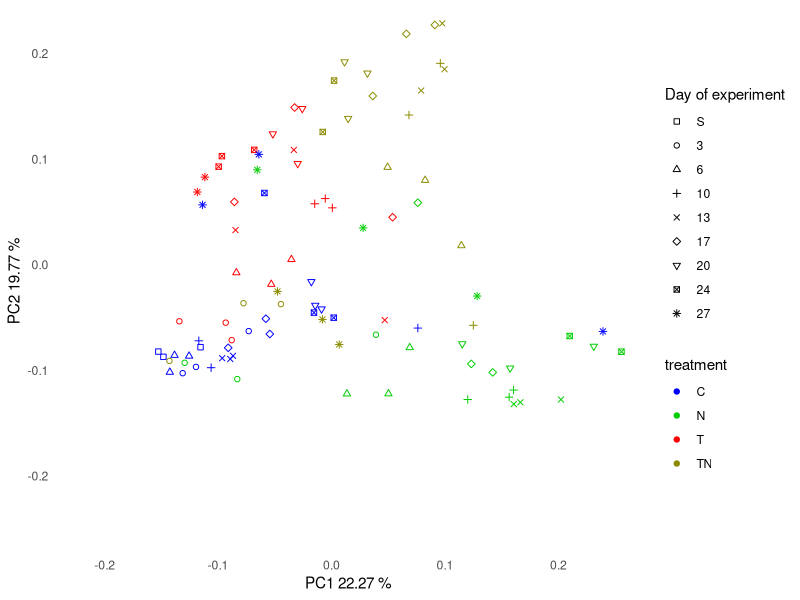
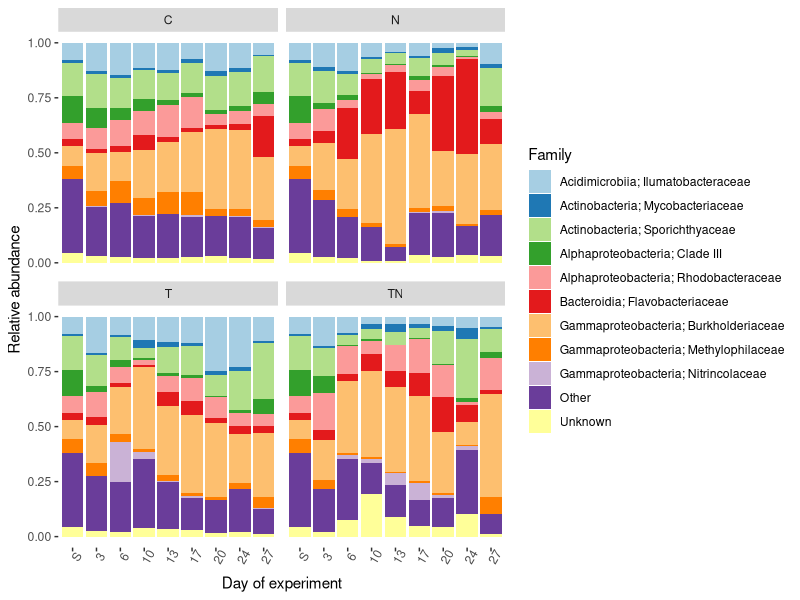
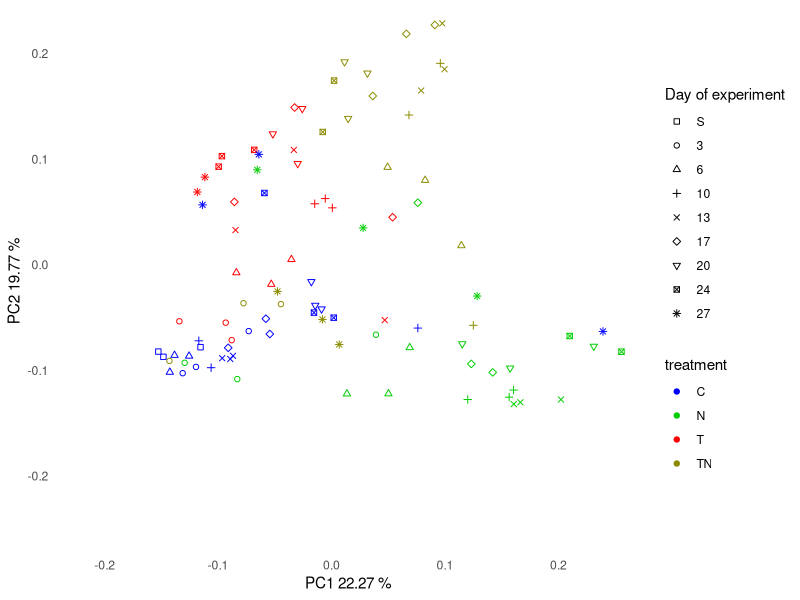
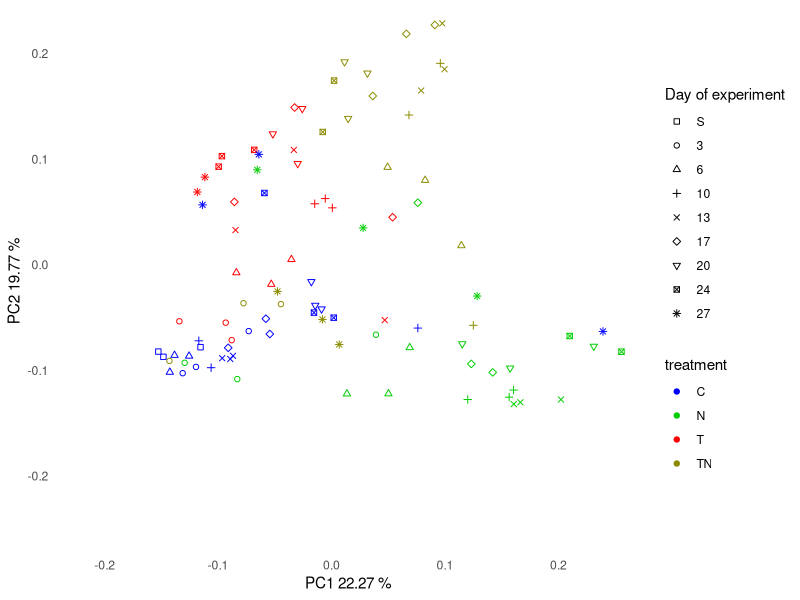
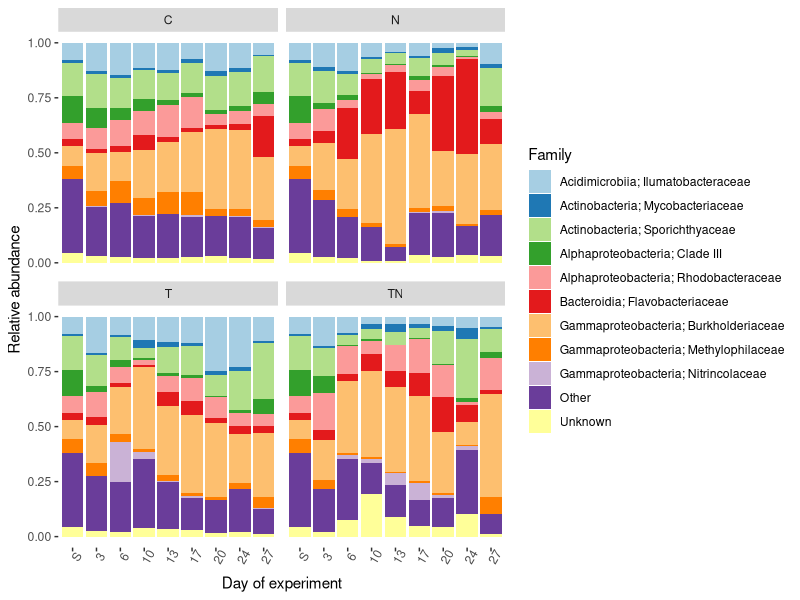

Write the R code that produced these figures, in order. (Note: this script raises an error after producing the figures.)
## ---- chunk 1
knitr::opts_chunk$set(echo = TRUE, warning = FALSE, message = F)
## ---- chunk 2
library(tidyverse)
library(vegan)
library(RColorBrewer)
library(pheatmap)
library(Hmisc)
library(grid)
## ---- chunk 3
GEOM_COL_COLOURS = c(
  RColorBrewer::brewer.pal(12, name = 'Paired')) # Setting colour scheme vector.
## ---- chunk 4
taxonomy <- read_tsv("../data/taxonomy.tsv") %>%
  separate(Taxon, c("domain", "phylum", "class", "order","family","genus","species"), sep =";") %>%
  replace_na(list(phylum = "Unknown", class = "Unknown", order = "Unknown", family = "Unknown", genus = "JUnknown", species = "Unknown")) %>%
  rename("Feature_ID" = "Feature ID") 
  
#Removing prefix in taxnomy names
taxonomy$domain <- gsub("D_[0-9]__","", taxonomy$domain)
taxonomy$phylum <- gsub("D_[0-9]__","", taxonomy$phylum)
taxonomy$class <- gsub("D_[0-9]__","", taxonomy$class)
taxonomy$order <- gsub("D_[0-9]__","", taxonomy$order)
taxonomy$family <- gsub("D_[0-9]__","", taxonomy$family)
taxonomy$genus <- gsub("D_[0-9]__","", taxonomy$genus)
taxonomy$species <- gsub("D_[0-9]__","", taxonomy$species)

#Filtering out chloroplasts and mitochondria
taxonomy <- taxonomy %>% 
            filter(order != "Chloroplast" & family != "Mitochondria") %>%
            mutate(ASV = paste0("ASV",row_number()))


abs_abu <- read_tsv("../data/feature-table.tsv") %>%
  gather(sample, abundance, 2:ncol(.)) %>% #Creating a long format instead of wide
  rename("Feature_ID" = "OTU ID") %>% # Renaming
  inner_join(taxonomy, by = "Feature_ID")  %>% #joining in taxonomic information
  filter(order != "Chloroplast" & family != "Mitochondria") %>% 
  select(Feature_ID, sample, abundance)

#Days : 0, 3, 6, 10, 13, 17, 20, 24, 27
sample_key <- read_tsv("../data/sample_key.tsv") %>%
  separate(replicate, c("treatment", "replicate"), sep = -1) 
  
sample_key$treatment <- sub(2,"", sample_key$treatment)

#Reading in the file and matching the names
mu <- read_tsv("../data/mu.tsv") %>%
  rename(timepoint = "Sampling", treatment = "Treatment", replicate = "Replicate") %>%
  mutate(timepoint = str_replace(timepoint, "^","T"), 
         tre_rep = paste(timepoint, treatment, replicate, sep = ""))

#Respiration values and creating common variable to join in other df (tre_rep)
Rm <- read_tsv("../data/Rm_values.tsv") %>%
   mutate(tre_rep = paste(timepoint, treatment, replicate, sep = "")) 
## ---- chunk 5
pca <- decostand(
as.matrix(
  abs_abu %>%
  inner_join(sample_key, by = "sample") %>%
  mutate(tre_rep = paste(timepoint, treatment, replicate, sep = "")) %>%
  #group_by(tre_rep) %>%
  #mutate(relab = abundance/sum(abundance)) %>% #Relative abundance not used due to hellinger.
  #ungroup() %>%
  select(Feature_ID, tre_rep, abundance) %>%
  spread(Feature_ID, abundance, fill = 0) %>%
  column_to_rownames("tre_rep")
), method = "hellinger"
) %>%
  vegan::rda()

eigenvalues <- as.data.frame(pca$CA$eig) %>%
    rownames_to_column("PC_axes") %>%
    rename(eigenvalues = "pca$CA$eig") %>%
    mutate(eigenvalues_variation_explained = (eigenvalues/sum(eigenvalues) * 100))

#Shape legend
shapes = c(0,1,2,3,4,5,6,7,8)

#Running and plotting PCA
as.data.frame(pca$CA$u) %>%
  rownames_to_column("tre_rep") %>%
  inner_join(sample_key %>% mutate(tre_rep = paste(timepoint, treatment, replicate, sep = "")), by = "tre_rep") %>%
  mutate(day = case_when(
                      timepoint == "T0" ~ "S",
                      timepoint == "T1" ~ "3",
                      timepoint == "T2" ~ "6",
                      timepoint == "T3" ~ "10",
                      timepoint == "T4" ~ "13",
                      timepoint == "T5" ~ "17",
                      timepoint == "T6" ~ "20",
                      timepoint == "T7" ~ "24",
                      timepoint == "T8" ~ "27",
                      TRUE ~ ""
  )) %>% 
    mutate(day = fct_relevel(day,
                             "S","3","6","10","13","17","20","24","27")
           ) %>% 
  ggplot(mapping = aes(x = PC1, y = PC2)) +
  geom_point(aes(shape = day, colour = treatment)) +
   xlab(paste("PC1", round(eigenvalues$eigenvalues_variation_explained[1], digits = 2),"%", sep = " ")) +
    ylab(paste("PC2", round(eigenvalues$eigenvalues_variation_explained[2], digits = 2),"%", sep = " ")) +
  coord_cartesian(xlim = c(-0.22, 0.25), ylim= c(-0.25, 0.22)) +
  scale_colour_manual(values = c("blue","green3","red","yellow4")) +
   scale_shape_manual("Day of experiment", values=shapes) +
   theme_minimal() +
     theme(panel.grid = element_blank()) 
  
ggsave("../results/hell_counts_PCA.pdf") 
ggsave("../results/hell_counts_PCA.png")
  
## ---- chunk 6
top12 <- abs_abu %>%
  inner_join(sample_key, by = "sample") %>%
  mutate(tre_rep = paste(timepoint, treatment, replicate, sep = "")) %>%
  group_by(tre_rep) %>%
  mutate(relab = abundance/sum(abundance)) %>%
  ungroup() %>% # 869376 rows
  inner_join(taxonomy, by = "Feature_ID")  %>%# 869376 rows
  group_by(family) %>%
  summarise(sum_relab = sum(relab)) %>%
  ungroup() %>%
  arrange(desc(sum_relab)) %>%
  slice(1:12) %>%
  pull(family)

#Arranging the taxa not on abundance but on order-level for the known classes
family_arranged <- taxonomy %>% 
  filter(family %in% top12) %>% 
  distinct(class, family) %>% 
  filter(!family %in% c("Ambiguous_taxa","Unknown")) %>% 
  arrange(class) %>%
  pull(family)

# Removing the uncultured category, so that it ends up in the "other" category later
top12 = top12[-10] 

#Creating a separate dataframe for Timepoint zero to append, as it is only present in one treatment.
T0 <- abs_abu %>%
  inner_join(sample_key, by = "sample") %>%
  mutate(tre_rep = paste(timepoint, treatment, replicate, sep = "")) %>%
  group_by(tre_rep) %>%
  mutate(relab = abundance/sum(abundance)) %>%
  ungroup() %>% # 869376 rows
  group_by(timepoint, treatment, Feature_ID) %>%
  summarise(relab = mean(relab)) %>%
  ungroup() %>%
  inner_join(taxonomy, by = "Feature_ID")  %>% # 869376 rows
  #mutate(new_phylum = ifelse(grepl("Proteobacteria", phylum), paste0(class, sep = ""), paste0(phylum))) %>%
  mutate(Group = ifelse(family %in% top12[-9], paste0(family), "Other")) %>%
  mutate(Group1 = ifelse(family %in% top12[c(-6, -9)], paste0(class, "; ", family), paste0(Group))) %>%
  group_by(timepoint, treatment, Group1) %>%
  summarise(sum_relab = sum(relab)) %>%
  ungroup() %>%
  filter(timepoint == "T0")

#All together
 abs_abu %>%
  inner_join(sample_key, by = "sample") %>%
  mutate(tre_rep = paste(timepoint, treatment, replicate, sep = "")) %>%
  group_by(tre_rep) %>%
  mutate(relab = abundance/sum(abundance)) %>%
  ungroup() %>% # 869376 rows
  group_by(timepoint, treatment, Feature_ID) %>%
  summarise(relab = mean(relab)) %>%
  ungroup() %>%
  inner_join(taxonomy, by = "Feature_ID")  %>% # 869376 rows
  mutate(Group = ifelse(family %in% top12[-9], paste0(family), "Other")) %>%
  mutate(Group1 = ifelse(family %in% top12[c(-6,-9)], paste0(class, "; ", family), paste0(Group))) %>%
  group_by(timepoint, treatment, Group1) %>%
  summarise(sum_relab = sum(relab)) %>%
  ungroup() %>%
  rbind(.,T0 %>% mutate(treatment = str_replace(treatment, "C","N"))) %>% #Adding timepoint0 to all other treaments
  rbind(.,T0 %>% mutate(treatment = str_replace(treatment, "C","T"))) %>%
  rbind(.,T0 %>% mutate(treatment = str_replace(treatment, "C","TN"))) %>% #407 rows
  mutate(day = ifelse(grepl("T0",timepoint),"S",   #Mutating in the day variable and ordering the days as factors
                ifelse(grepl("T1",timepoint),"3", 
                ifelse(grepl("T2", timepoint),"6",
                ifelse(grepl("T3",timepoint),"10",
                ifelse(grepl("T4",timepoint),"13",
                ifelse(grepl("T5",timepoint),"17",
                ifelse(grepl("T6", timepoint),"20",
                ifelse(grepl("T7", timepoint),"24","27"))))))))) %>%
  mutate(day = factor(day, levels = c("S","3","6","10","13","17","20","24","27"))) %>%
  ggplot(mapping = aes(x = day, y =sum_relab, fill = Group1)) +
  geom_col() +
  facet_wrap(~ treatment) +
  theme(axis.text.x = element_text(angle = 60), panel.background = element_blank()) +
  scale_fill_manual('Family', values = GEOM_COL_COLOURS) +
  ylab("Relative abundance") +
  xlab("Day of experiment") 
 
 ggsave("../results/family_treatment_overview.pdf")
## ---- chunk 7
com_mat.hellinger <- decostand(as.matrix(
    abs_abu %>%
    inner_join(sample_key, by = "sample") %>%
    mutate(tre_rep = paste(timepoint, treatment, replicate, sep = "")) %>%
    #group_by(tre_rep) %>%
    #mutate(relab = abundance/sum(abundance)) %>%
    #ungroup() %>%
    filter(timepoint != "T0") %>%
    group_by(Feature_ID) %>%
    filter(abundance > 0) %>%
    ungroup() %>%
    semi_join(Rm %>% select(tre_rep, Rm_Rsb), by = "tre_rep") %>% #Reducing the data to only RM-included timepoints
    select(Feature_ID,tre_rep, abundance) %>%
    spread(Feature_ID, abundance, fill = 0) %>%
    column_to_rownames("tre_rep")
  ),
  method = "hellinger")

com_mat.hellinger.bray <- vegdist(com_mat.hellinger, method = "bray")

explanatory_df <- abs_abu %>%
  inner_join(sample_key, by = "sample") %>%
  mutate(tre_rep = paste(timepoint, treatment, replicate, sep = "")) %>%
  group_by(tre_rep) %>%
  mutate(relab = abundance/sum(abundance)) %>%
  ungroup() %>%
   filter(timepoint != "T0") %>%
   group_by(Feature_ID) %>%
    filter(relab > 0) %>%
    ungroup() %>%
  select(Feature_ID,tre_rep, relab, treatment) %>%
  spread(Feature_ID, relab, fill = 0) %>%
  select(tre_rep, treatment) %>%
  inner_join(Rm %>% select(Rm_Rsb, tre_rep), by = "tre_rep") 

com_mat.ado <-adonis(formula = com_mat.hellinger ~ treatment, data = explanatory_df, method = "bray")

com_mat.ado

#Function to do PERMANOVA for all treatments easy

treat_ado <- function(i,j) {

com_mat.hellinger <- decostand(as.matrix(
    abs_abu %>%
    inner_join(sample_key, by = "sample") %>%
    mutate(tre_rep = paste(timepoint, treatment, replicate, sep = "")) %>%
    #group_by(tre_rep) %>%
    #mutate(relab = abundance/sum(abundance)) %>%
    #ungroup() %>%
    filter(timepoint != "T0") %>%
    filter(treatment %in% c(i,j)) %>%
    group_by(Feature_ID) %>%
    filter(abundance > 0) %>%
    ungroup() %>%
    semi_join(Rm %>% select(tre_rep, Rm_Rsb), by = "tre_rep") %>% #Reducing the data to only RM-included timepoints
    select(Feature_ID,tre_rep, abundance) %>%
    spread(Feature_ID, abundance, fill = 0) %>%
    column_to_rownames("tre_rep")
  ),
  method = "hellinger")

com_mat.hellinger.bray <- vegdist(com_mat.hellinger, method = "bray")

explanatory_df <- abs_abu %>%
  inner_join(sample_key, by = "sample") %>%
  mutate(tre_rep = paste(timepoint, treatment, replicate, sep = "")) %>%
  group_by(tre_rep) %>%
  mutate(relab = abundance/sum(abundance)) %>%
  ungroup() %>%
   filter(timepoint != "T0") %>%
   group_by(Feature_ID) %>%
    filter(relab > 0) %>%
    ungroup() %>%
  select(Feature_ID,tre_rep, relab, treatment) %>%
  spread(Feature_ID, relab, fill = 0) %>%
  select(tre_rep, treatment) %>%
  inner_join(Rm %>% select(Rm_Rsb, tre_rep), by = "tre_rep") %>%
  filter(treatment %in% c(i,j))

adonis(formula = com_mat.hellinger ~ treatment, data = explanatory_df, method = "bray")
}


hmm <- treat_ado("N", "C") # R2 = 0.13, P = 0.001

df <- hmm$aov.tab %>%
  select(5,6) %>%
  slice(1) %>%
  mutate(treat1 = "N") %>%
  mutate(treat2 = "C") 

rownames(df) <- 1


#Running the pairwise comparisons with two for-loops
treat = as.character(c("C","N","T","TN"))
for(i in treat){
  for(j in treat){
if (i == j) {next}
if (j == i) {next}
df <- rbind(df, treat_ado(i,j)$aov.tab %>%
  select(5,6) %>%
  slice(1)  %>%
  mutate(treat1 = i, treat2 = j) 
)
  }
}

#Selecting non-redundant comparisons and adding p-value error-correction.
df %>%
  as.data.frame() %>%
  mutate(comp = paste(treat1, treat2, sep = "_")) %>%
  rename(p = 2) %>%
  distinct(comp, R2, p) %>%
  filter(comp %in% c("N_C","N_T","N_TN","C_T","C_TN","T_TN")) %>%
  mutate(fdr = p.adjust(p, method = "fdr")) %>% 
  write_tsv("../results/pairwise_adonis.tsv")
## ---- chunk 8
#Ranking the top50 ASV's 
rank_asv <- abs_abu %>%
  inner_join(sample_key, by = "sample") %>%
  mutate(tre_rep = paste(timepoint, treatment, replicate, sep = "")) %>%
  group_by(tre_rep) %>%
  mutate(relab = abundance/sum(abundance)) %>%
  ungroup() %>%
  group_by(Feature_ID) %>%
  summarise(relab = mean(relab)) %>%
  ungroup() %>%
  arrange(desc(relab)) 

#Vector with top50 ASVs for filtering later
top50_ASV <- abs_abu %>%
  inner_join(sample_key, by = "sample") %>%
  mutate(tre_rep = paste(timepoint, treatment, replicate, sep = "")) %>%
  group_by(tre_rep) %>%
  mutate(relab = abundance/sum(abundance)) %>%
  ungroup() %>% # 869376 rows
  group_by(Feature_ID) %>%
  summarise(relab = mean(relab)) %>%
  ungroup() %>%
  arrange(desc(relab)) %>%
  slice(1:50) %>%
  .$Feature_ID

asv_relab <- abs_abu %>%
  inner_join(sample_key, by = "sample") %>%
  mutate(tre_rep = paste(timepoint, treatment, replicate, sep = "")) %>%
  group_by(tre_rep) %>%
  mutate(relab = abundance/sum(abundance)) %>%
  ungroup() %>% # 869376 rows
  inner_join(taxonomy, by = "Feature_ID")  %>% # 869376 rows
  group_by(Feature_ID,tre_rep) %>%
  summarise(sum_relab = sum(relab)) %>%
  ungroup() %>%
  filter(Feature_ID %in% top50_ASV)

my_mat <- asv_relab %>% 
  spread(Feature_ID, sum_relab, fill = 0) %>%
  inner_join(Rm %>% select(tre_rep, Rm_Rsb), by = "tre_rep") %>%
  column_to_rownames("tre_rep") %>%
  as.matrix()
  
res <- rcorr(my_mat)

#Function to turn the data into long format, taken from: http://www.sthda.com/english/wiki/correlation-matrix-a-quick-start-guide-to-analyze-format-and-visualize-a-correlation-matrix-using-r-software

flattenCorrMatrix <- function(cormat, pmat) {
  ut <- upper.tri(cormat)
  data.frame(
    row = rownames(cormat)[row(cormat)[ut]],
    column = rownames(cormat)[col(cormat)[ut]],
    cor  =(cormat)[ut],
    p = pmat[ut]
    )
}


#Significant ASV's related to maintenance respiration, relatively high correlation with Rm_Rsb, overrepresented in certain treatments?
Rm_ASV <- flattenCorrMatrix(res$r, res$P) %>%
  mutate(fdr = p.adjust(p, method = "bonferroni")) %>%
  filter(fdr <= 0.05) %>%
  filter(column == "Rm_Rsb") %>%
  select(row, cor) %>%
  .$row

Rm_ASV_values <- flattenCorrMatrix(res$r, res$P) %>%
  mutate(bonferroni = p.adjust(p, method = "bonferroni")) %>%
  filter(bonferroni <= 0.05) %>%
  filter(column == "Rm_Rsb") %>%
  select(row, cor, bonferroni) %>%
  rename(Feature_ID = "row", Rm_cor = "cor", bonferroni_Rm = "bonferroni")

#Creating the tahble with values
flattenCorrMatrix(res$r, res$P) %>%
  mutate(bonferroni = p.adjust(p, method = "bonferroni")) %>%
  filter(column == "Rm_Rsb") %>%
  select(row, cor, bonferroni, p) %>%
  rename(Feature_ID = "row", Rm_cor = "cor", bonferroni_p = "bonferroni") %>%
  arrange(desc(Rm_cor))  %>%
  inner_join(taxonomy %>% select(Feature_ID, ASV), by = "Feature_ID") %>%
  select(-Feature_ID) %>%
  select(ASV, Rm_cor, bonferroni_p, p) %>%
  write_tsv("../results/Rm_correlations.tsv")

  my_mat <- asv_relab %>% 
  spread(Feature_ID, sum_relab, fill = 0) %>%
  inner_join(mu %>% select(tre_rep, mu), by = "tre_rep") %>%
  column_to_rownames("tre_rep") %>%
  as.matrix()

res <- rcorr(my_mat)

#Significant ASV's related to mu, two negative and one positive, not very high correlations though.10 ASV's with around .5 in correlation, positive and negative. negative overrepresented in C-treatment? Positive in TN?
neg_corr_mu <- flattenCorrMatrix(res$r, res$P) %>%
  mutate(bonferroni = p.adjust(p, method = "bonferroni")) %>%
  filter(bonferroni <= 0.05) %>%
  filter(column == "mu") %>%
  filter(cor < 0) %>%
  rename(Feature_ID = "row") %>%
  inner_join(taxonomy %>% select(ASV, Feature_ID), by = "Feature_ID") %>%
  .$ASV

neg_corr_mu_values <- flattenCorrMatrix(res$r, res$P) %>%
  mutate(fdr = p.adjust(p, method = "bonferroni")) %>%
  filter(fdr <= 0.05) %>%
  filter(column == "mu") %>%
  filter(cor < 0) %>%
  rename(Feature_ID = "row", mu_cor = "cor", mu_bonferroni = "fdr") %>%
  select(-column, -p)

corr_ASV <- taxonomy %>% filter(Feature_ID %in% Rm_ASV) %>% .$ASV

#Interestingly enough the ones negatively correlated with mu is positively correlated with Rm_Rsb
match(neg_corr_mu, corr_ASV)

pos_corr_mu <- flattenCorrMatrix(res$r, res$P) %>%
  mutate(fdr = p.adjust(p, method = "bonferroni")) %>%
  filter(column == "mu") %>%
  filter(fdr <= 0.05 & cor > 0) %>%
  rename(Feature_ID = "row") %>%
  inner_join(taxonomy %>% select(ASV, Feature_ID), by = "Feature_ID") %>%
  .$ASV

#Creating the mu correlation table
flattenCorrMatrix(res$r, res$P) %>%
  mutate(bonferroni = p.adjust(p, method = "bonferroni")) %>%
  filter(column == "mu") %>%
  select(row, cor, bonferroni, p) %>%
  rename(Feature_ID = "row", mu_cor = "cor", bonferroni_p = "bonferroni") %>%
  arrange(desc(mu_cor))  %>%
  inner_join(taxonomy %>% select(Feature_ID, ASV), by = "Feature_ID") %>%
  select(-Feature_ID) %>%
  select(ASV, mu_cor, bonferroni_p, p) %>%
  write_tsv("../results/mu_correlations.tsv")

#
#Joining the correlation numbers for negative corr with mu and positive Rm together in a table

Rm_ASV_values %>%
  inner_join(neg_corr_mu_values, by = "Feature_ID") %>%
  inner_join(taxonomy %>% select(ASV, Feature_ID), by = "Feature_ID") %>%
  select(-Feature_ID) %>%
  rename(bonferroni_mu = "mu_bonferroni") %>%
  select(ASV, Rm_cor, bonferroni_Rm, mu_cor, bonferroni_mu) %>%
  write_tsv("../results/correlation_table.tsv")
## ---- chunk 9
top50_mat <- abs_abu %>%
  inner_join(sample_key, by = "sample") %>%
  mutate(tre_rep = paste(timepoint, treatment, replicate, sep = "")) %>%
  group_by(tre_rep) %>%
  mutate(relab = abundance/sum(abundance)) %>%
  ungroup() %>% # 869376 rows
  group_by(timepoint, treatment, Feature_ID) %>%
  summarise(relab = mean(relab)) %>%
  ungroup() %>%
  filter(timepoint != "T0") %>%
  semi_join(rank_asv %>% slice(1:50), by = "Feature_ID") %>%
  mutate(titre = paste(treatment, timepoint, sep = "_")) %>%
  select(Feature_ID, relab, titre) %>%
  spread(titre, relab, fill = 0) %>%
  inner_join(taxonomy %>% select(ASV, Feature_ID), by = "Feature_ID") %>%
  select(-Feature_ID) %>%
  column_to_rownames("ASV") %>%
  as.matrix()

#Pick out 12 most abundant families
top12f <- abs_abu %>%
  inner_join(sample_key, by = "sample") %>%
  mutate(tre_rep = paste(timepoint, treatment, replicate, sep = "")) %>%
  group_by(tre_rep) %>%
  mutate(relab = abundance/sum(abundance)) %>%
  ungroup() %>% # 869376 rows
  inner_join(taxonomy, by = "Feature_ID")  %>% # 869376 rows
  #mutate(family = ifelse(family == "uncultured", paste(order, family, sep = "_"), paste0(family))) %>%
  #mutate(family = ifelse(family == "Ambiguous_taxa",paste(order, family, sep = "_"), paste0(family))) %>%
  #mutate(family = ifelse(family == "Unknown",paste(order, family, sep = "_"), paste0(family))) %>%
  group_by(family) %>%
  summarise(sum_relab = sum(relab)) %>%
  ungroup() %>%
  arrange(desc(sum_relab)) %>%
  slice(1:12) %>%
  .$family

#Annotation dataframe for the pheatmap
ann_df <- rank_asv %>%
  slice(1:50) %>%
  inner_join(taxonomy, by = "Feature_ID") %>% 
  mutate(Group = ifelse(family %in% top12f, paste0(family), "Other")) %>%
  select(-relab, -Feature_ID) %>% 
  column_to_rownames("ASV") %>%
  mutate(Group = ifelse(Group == "uncultured", paste0("Other"), paste0(Group))) %>%
  mutate(Group = ifelse(family %in% top12f[c(-9, -10)], paste0(family), "Other")) %>%
  mutate(Group1 = ifelse(family %in% top12f[c(-6,-9, -10)], paste0(class, "; ", family),Group)) %>%
  select(Group1) %>%
  arrange(Group1) %>%
  rename(Group = "Group1")

#Ordered by taxonomic group
ord <- match(rownames(ann_df), rownames(top50_mat))

unique(ann_df$Group)
##Custom annotations
#Group = c("Burkholderiaceae" = "#1F78B4", "Clade III" = "#B2DF8A", "Flavobacteriaceae" = "#33A02C", "Ilumatobacteraceae" = "#FB9A99", "Methylophilaceae" = "#E31A1C", "Mycobacteriaceae" = "#FDBF6F", "Nitrincolaceae" = "#FF7F00",  "Rhodobacteraceae" = "#CAB2D6", "Sporichthyaceae" = "#6A3D9A", "Other" = "#B15928" )


groups <-  unique(ann_df$Group)


#Pheatmap needs this type of format for assigning colours to groups if more than one, the vector matching here is used for me to quickly write it down myself in the next My_colour list below

#my_colour = list(Group = c(groups[1] = GEOM_COL_COLOURS[1],
                    #       groups[2] = GEOM_COL_COLOURS[2],
                    #       groups[3] = GEOM_COL_COLOURS[3],
                    #       groups[4] = GEOM_COL_COLOURS[4],
                    #       groups[5] = GEOM_COL_COLOURS[5], 
                    #       groups[6] = GEOM_COL_COLOURS[6],
                    #       groups[7] = GEOM_COL_COLOURS[7],
                     #      groups[8] = GEOM_COL_COLOURS[8],
                     #      groups[9] = GEOM_COL_COLOURS[9],
                      #     groups[10] = GEOM_COL_COLOURS[10],
                      #     groups[11] = GEOM_COL_COLOURS[11],
                      #     groups[12] = GEOM_COL_COLOURS[12])
 # ,
#  Treatment = c("C" = "blue", "N" = "green3", "T" = "red", "TN" = "yellow4")
#)
my_colour = list(Group = c("Acidimicrobiia; Ilumatobacteraceae" = "#A6CEE3",
                           "Actinobacteria; Mycobacteriaceae" = "#1F78B4",
                           "Actinobacteria; Sporichthyaceae" = "#B2DF8A",
                           "Alphaproteobacteria; Clade III" = "#33A02C",
                           "Alphaproteobacteria; Rhodobacteraceae" = "#FB9A99", 
                           "Bacteroidia; Flavobacteriaceae" = "#E31A1C",
                           "Gammaproteobacteria; Burkholderiaceae" = "#FDBF6F",
                           "Gammaproteobacteria; Methylophilaceae" = "#FF7F00",
                           "Gammaproteobacteria; Nitrincolaceae" = "#CAB2D6",
                           "Other" = "#6A3D9A",
                           "Unknown" = "#FFFF99"),
                           
  
  Treatment = c("C" = "blue", "N" = "green3", "T" = "red", "TN" = "yellow4")
)

#apply(top50_mat[ord,], 1, max) ## Among the top50 only one ASV does not reach to 1% in at least one sample, so almost all can be considered abundant It is also clear that the ASV's with significant correlation to maintenance respiration is abundance in the C-treatment.

#Vector to pretty up the column labels
row_vec <- c(paste("C",seq(1,8), sep = ""), paste("N",seq(1,8), sep = ""), paste("T",seq(1,8), sep = ""), paste("TN",seq(1,8), sep = ""))

#MAKE TREATMENT VECTOR
Treatment <- c("C","C","C","C","C","C","C","C","N","N","N","N","N","N","N","N","T","T","T","T","T","T","T","T","TN","TN","TN","TN","TN","TN","TN","TN")

#Connecting the annotation column by adding rownames to match colnames in matrix
ann_col <- data.frame(Treatment)
rownames(ann_col) <- colnames(top50_mat)
row_vec <- rep(c("3","6","10","13","17","20","24","27"), times = 4)

#Function to label rownames in bold and underlined
make_bold_underline_names <- function(mat, rc_fun, rc_names, rc_names2) {
  bold_names <- rc_fun(mat)
  ids1 <- rc_names %>% match(rc_fun(mat))
  ids1 %>%
    walk(
      function(i)
        bold_names[i] <<-
        bquote(bold(.(rc_fun(mat)[i]))) %>%
        as.expression()
    )
  ids2 <- rc_names2 %>% match(rc_fun(mat))
  ids2 %>%
  walk(
      function(i)
        bold_names[i] <<-
        bquote(underline(.(rc_fun(mat)[i]))) %>%
        as.expression()
    )
  bold_names
}
#ASV's of interest

pdf("../results/top50_updated.pdf")
pheatmap(
  top50_mat, annotation_row = ann_df, annotation_col = ann_col, cluster_cols = F, cluster_rows = T, clustering_distance_rows = "correlation", gaps_col = c(8,16,24), annotation_color = my_colour, fontsize = 8, labels_row = make_bold_underline_names(top50_mat, rownames, corr_ASV, pos_corr_mu),  cellwidth = 7, cellheight = 7, fontsize_row = 8, fontsize_col = 6, annotation_names_row = F, width = 7, height = 7,treeheight_row = 15, labels_col = row_vec, angle_col = 90)
dev.off()
## ---- chunk 10
#Creating community mat
mantel_mat <- abs_abu %>%
  inner_join(sample_key, by = "sample") %>%
  mutate(tre_rep = paste(timepoint, treatment, replicate, sep = "")) %>%
  group_by(tre_rep) %>%
  mutate(relab = abundance/sum(abundance)) %>%
  ungroup() %>% # 869376 rows
  inner_join(taxonomy, by = "Feature_ID")  %>% # 869376 rows
  group_by(Feature_ID,tre_rep) %>%
  summarise(sum_relab = sum(relab)) %>%
  ungroup() %>%
  spread(Feature_ID, sum_relab, fill = 0) %>%
  inner_join(mu %>% select(tre_rep, mu), by = "tre_rep") %>%
  column_to_rownames("tre_rep") %>%
  as.matrix()

#Calculate bray-curtis distances on the community (exclude the mu from df)
com_dist <- vegdist(mantel_mat[1:nrow(mantel_mat),1:9056], method = "bray")

#Euclidean distance for env. vector
env_dist <- vegdist(mantel_mat[1:nrow(mantel_mat),9057], method = "euclidean")

#The test - it works and show a somewhat weak correlation between community and mu, but check other variables.

result <- mantel(com_dist, env_dist, method = "spearman")

result
## ---- chunk 11
sessionInfo()
